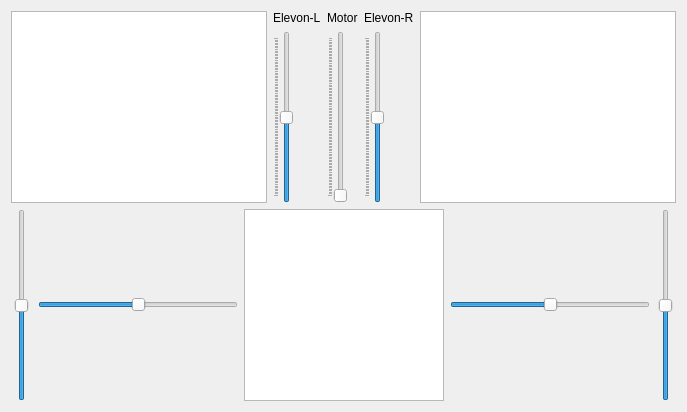
      <widget class="QWidget" name="tab_2">
       <attribute name="title">
        <string>Visualization</string>
       </attribute>
       <layout class="QVBoxLayout" name="verticalLayout_2">
        <item>
         <layout class="QHBoxLayout" name="horizontalLayout_4">
          <item>
           <widget class="QGraphicsView" name="viewRoll"/>
          </item>
          <item>
           <layout class="QGridLayout" name="gridLayout_2">
            <item row="1" column="0">
             <widget class="QSlider" name="vtailLeft">
              <property name="minimum">
               <number>-500</number>
              </property>
              <property name="maximum">
               <number>500</number>
              </property>
              <property name="tracking">
               <bool>true</bool>
              </property>
              <property name="orientation">
               <enum>Qt::Vertical</enum>
              </property>
              <property name="invertedAppearance">
               <bool>false</bool>
              </property>
              <property name="invertedControls">
               <bool>false</bool>
              </property>
              <property name="tickPosition">
               <enum>QSlider::TicksAbove</enum>
              </property>
             </widget>
            </item>
            <item row="1" column="2">
             <widget class="QSlider" name="vtailRight">
              <property name="minimum">
               <number>-500</number>
              </property>
              <property name="maximum">
               <number>500</number>
              </property>
              <property name="tracking">
               <bool>true</bool>
              </property>
              <property name="orientation">
               <enum>Qt::Vertical</enum>
              </property>
              <property name="invertedAppearance">
               <bool>false</bool>
              </property>
              <property name="invertedControls">
               <bool>false</bool>
              </property>
              <property name="tickPosition">
               <enum>QSlider::TicksAbove</enum>
              </property>
             </widget>
            </item>
            <item row="0" column="0">
             <widget class="QLabel" name="label_59">
              <property name="text">
               <string>Elevon-L</string>
              </property>
             </widget>
            </item>
            <item row="0" column="2">
             <widget class="QLabel" name="label_61">
              <property name="text">
               <string>Elevon-R</string>
              </property>
             </widget>
            </item>
            <item row="1" column="1">
             <widget class="QSlider" name="motor">
              <property name="minimum">
               <number>0</number>
              </property>
              <property name="maximum">
               <number>1023</number>
              </property>
              <property name="value">
               <number>0</number>
              </property>
              <property name="tracking">
               <bool>true</bool>
              </property>
              <property name="orientation">
               <enum>Qt::Vertical</enum>
              </property>
              <property name="invertedAppearance">
               <bool>false</bool>
              </property>
              <property name="invertedControls">
               <bool>false</bool>
              </property>
              <property name="tickPosition">
               <enum>QSlider::TicksAbove</enum>
              </property>
             </widget>
            </item>
            <item row="0" column="1">
             <widget class="QLabel" name="label_60">
              <property name="text">
               <string>Motor</string>
              </property>
             </widget>
            </item>
           </layout>
          </item>
          <item>
           <widget class="QGraphicsView" name="viewPitch"/>
          </item>
         </layout>
        </item>
        <item>
         <layout class="QHBoxLayout" name="horizontalLayout_6">
          <item>
           <widget class="QSlider" name="joyLeftY">
            <property name="maximumSize">
             <size>
              <width>200</width>
              <height>200</height>
             </size>
            </property>
            <property name="minimum">
             <number>-127</number>
            </property>
            <property name="maximum">
             <number>127</number>
            </property>
            <property name="singleStep">
             <number>0</number>
            </property>
            <property name="orientation">
             <enum>Qt::Vertical</enum>
            </property>
           </widget>
          </item>
          <item>
           <widget class="QSlider" name="joyLeftX">
            <property name="maximumSize">
             <size>
              <width>200</width>
              <height>200</height>
             </size>
            </property>
            <property name="minimum">
             <number>-127</number>
            </property>
            <property name="maximum">
             <number>127</number>
            </property>
            <property name="singleStep">
             <number>0</number>
            </property>
            <property name="orientation">
             <enum>Qt::Horizontal</enum>
            </property>
           </widget>
          </item>
          <item>
           <widget class="QGraphicsView" name="viewCompass">
            <property name="maximumSize">
             <size>
              <width>200</width>
              <height>200</height>
             </size>
            </property>
           </widget>
          </item>
          <item>
           <widget class="QSlider" name="joyRightX">
            <property name="maximumSize">
             <size>
              <width>200</width>
              <height>200</height>
             </size>
            </property>
            <property name="minimum">
             <number>-127</number>
            </property>
            <property name="maximum">
             <number>127</number>
            </property>
            <property name="singleStep">
             <number>0</number>
            </property>
            <property name="orientation">
             <enum>Qt::Horizontal</enum>
            </property>
           </widget>
          </item>
          <item>
           <widget class="QSlider" name="joyRightY">
            <property name="maximumSize">
             <size>
              <width>200</width>
              <height>200</height>
             </size>
            </property>
            <property name="minimum">
             <number>-127</number>
            </property>
            <property name="maximum">
             <number>127</number>
            </property>
            <property name="singleStep">
             <number>0</number>
            </property>
            <property name="orientation">
             <enum>Qt::Vertical</enum>
            </property>
           </widget>
          </item>
         </layout>
        </item>
       </layout>
      </widget>
